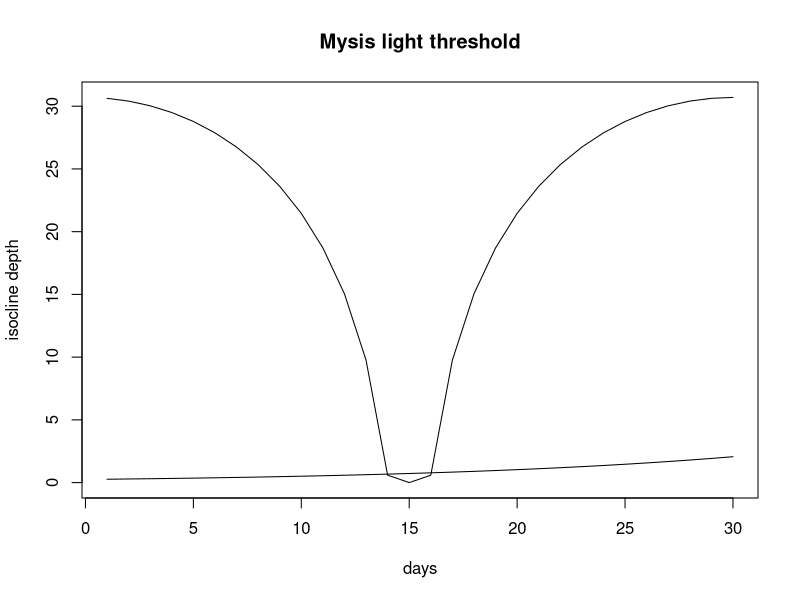

This chart was generated by the following R code:
setwd("/Users/Nick/mysisModeling")
# Thus begins the mysis model. 
# Functions that drive the model are written in the form Foo_Foo
# Variables that go into the model are writtenin camelCase. E.g. fooFoo. 

#Let's bring in the thermocline depth data
#---------------------------------------------------------------------------------------------
#Bringing in outside data: 
#---------------------------------------------------------------------------------------------
depthData = read.csv("thermoclineDepths.csv")$dist

#---------------------------------------------------------------------------------------------
#Depth of light threshold function: 
#---------------------------------------------------------------------------------------------
lightDepth = function(surfaceLight){
  
  #First we will set constants. These will most likely be toggled.
  k   = 0.15  #extinction coefficient
  I_x = 0.01 #Mysis light threshold (paper quotes between 10^-2 and 10^-4)
  
  distance = (1/k) * (log(surfaceLight) - log(I_x))
  return(distance)
}

#30 day cycle
days = 1:30

#Nightime light level in lux
lightLevel = NULL

for (day in days){
  lightLevel = c(lightLevel, 0.5 * cos((1/30)* 2*pi * day ) + .5)
}

#Check to see if this is functional
#plot(days, lightLevel)

#Now we will run our light depth function over this: 
isocline = NULL
for (day in lightLevel){
  if (day == 0){
    isocline = c(isocline, 0) #logs dont play nice with 0s
  } else {
    isocline = c(isocline, lightDepth(day))
  }
}


#Now let's grab some of our depth data real quick: 
smallDepthData = NULL
for (i in seq(1,24*30, 24)){
  smallDepthData = c(smallDepthData, depthData[i])
}

#plot it!
plot(days, isocline, type = "l", ylab = "isocline depth", main = "Mysis light threshold")
lines(days, smallDepthData)


